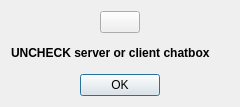
<?xml version="1.0" encoding="UTF-8"?>
<ui version="4.0">
 <class>Dialog</class>
 <widget class="QDialog" name="Dialog">
  <property name="geometry">
   <rect>
    <x>0</x>
    <y>0</y>
    <width>240</width>
    <height>107</height>
   </rect>
  </property>
  <property name="windowTitle">
   <string>Elementz ESP Interactive Window</string>
  </property>
  <property name="windowIcon">
   <iconset resource="ESP_Resource.qrc">
    <normaloff>:/Icons/Icons/AIbEiAIAAABECP2Iptyl4PzmnAEiC3ZjYXJkX3Bob3RvKihiMjczYWVlNWQ1ZWVlNjYyY2U2NzA5YWUwNzgzMjE2MmZkMGYxN2Q5MAFyoVXTDsx0nC3OGfmWE7vsTYpe9Q.jpg</normaloff>:/Icons/Icons/AIbEiAIAAABECP2Iptyl4PzmnAEiC3ZjYXJkX3Bob3RvKihiMjczYWVlNWQ1ZWVlNjYyY2U2NzA5YWUwNzgzMjE2MmZkMGYxN2Q5MAFyoVXTDsx0nC3OGfmWE7vsTYpe9Q.jpg</iconset>
  </property>
  <property name="styleSheet">
   <string notr="true">background-image: url(:/background/Icons/background.jpg);</string>
  </property>
  <layout class="QGridLayout" name="gridLayout_2">
   <item row="1" column="0">
    <widget class="QLabel" name="label">
     <property name="text">
      <string>&lt;html&gt;&lt;head/&gt;&lt;body&gt;&lt;p&gt;&lt;span style=&quot; font-size:9pt; font-weight:600;&quot;&gt;UNCHECK server or client chatbox&lt;/span&gt;&lt;/p&gt;&lt;/body&gt;&lt;/html&gt;</string>
     </property>
    </widget>
   </item>
   <item row="2" column="0" alignment="Qt::AlignHCenter">
    <widget class="QPushButton" name="DismisspushButton">
     <property name="sizePolicy">
      <sizepolicy hsizetype="Fixed" vsizetype="Fixed">
       <horstretch>0</horstretch>
       <verstretch>0</verstretch>
      </sizepolicy>
     </property>
     <property name="text">
      <string>OK</string>
     </property>
    </widget>
   </item>
   <item row="0" column="0" alignment="Qt::AlignHCenter">
    <widget class="QPushButton" name="pushButton_2">
     <property name="sizePolicy">
      <sizepolicy hsizetype="Fixed" vsizetype="Fixed">
       <horstretch>0</horstretch>
       <verstretch>0</verstretch>
      </sizepolicy>
     </property>
     <property name="text">
      <string/>
     </property>
     <property name="icon">
      <iconset resource="ESP_Resource.qrc">
       <normaloff>:/Icons/Icons/ycogyBK9i.png</normaloff>:/Icons/Icons/ycogyBK9i.png</iconset>
     </property>
     <property name="iconSize">
      <size>
       <width>32</width>
       <height>32</height>
      </size>
     </property>
    </widget>
   </item>
  </layout>
 </widget>
 <resources>
  <include location="ESP_Resource.qrc"/>
 </resources>
 <connections/>
</ui>
